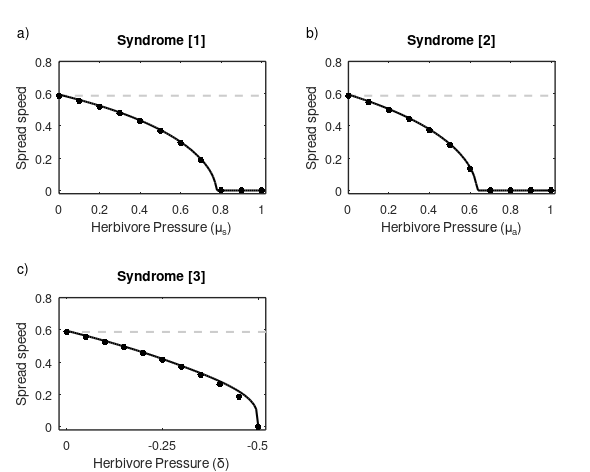

Write MATLAB code to recreate this figure.
clear all; close all; clc
%code to plot results

load results_simulated_laplace.mat
load results_analytic_laplace.mat

afsize = 9;  % axes numbering fontsize
lfsize = 9;  % x/y label fontsize
tfsize = 9;  % title fontsize
lw_lines = 1.5; % line linewidth line
lw_edge = 1; % fig edge linewidth
mksize = 15;  % markersize
g1 = [0.8 0.8 0.8]; % grey color for baseline

figure(1); clf
hh = gcf;
set(hh,'PaperUnits','centimeters');
set(hh,'Units','centimeters');
width = 15; height = 12;
xpos = 4;
ypos = 4;
set(gcf,'Position',[xpos ypos width height])

w = 0.35;
h = 0.28;
dx = 0.14;
dy = 0.22;
sx = 0.1;
sy = 0.09;

axes('position',[sx sy+h+dy w h])
    line([-0.2 1.5],[speed_basic_s speed_basic_s],'color',g1,'LineStyle','--','LineWidth',lw_lines)
    hold on
    plot(mu_s_vec,(speed_inst_s_all_1(:,end)),'k.','MarkerSize',mksize)
    plot(mu_s_vec_ana,cstar_all_1,'k-','LineWidth',lw_lines)
    box on
    axis([0 1.02 -0.02 0.8])
    xlabel('Herbivore Pressure (\mu_s)','FontSize',lfsize)
    ylabel('Spread speed','FontSize',lfsize)
    title('Syndrome [1]','FontSize',tfsize)
    set(gca,'FontSize',afsize,'LineWidth',lw_edge);
    
axes('position',[sx+w+dx sy+h+dy w h])
    line([-0.2 1.5],[speed_basic_s speed_basic_s],'color',g1,'LineStyle','--','LineWidth',lw_lines)
    hold on
    plot(mu_a_vec,speed_inst_s_all_2(:,end),'k.','MarkerSize',mksize)
    plot(mu_a_vec_ana,cstar_all_2,'k-','LineWidth',lw_lines)
    box on
    axis([0 1.02 -0.02 0.8])
    xlabel('Herbivore Pressure (\mu_a)','FontSize',lfsize)
    ylabel('Spread speed','FontSize',lfsize)
    title('Syndrome [2]','FontSize',tfsize)
    set(gca,'FontSize',afsize,'LineWidth',lw_edge);

axes('position',[sx sy w h])
    line([-0.6 0.2],[speed_basic_s speed_basic_s],'color',g1,'LineStyle','--','LineWidth',lw_lines)
    hold on
    plot(delta_vec_neg,speed_inst_s_all_3(:,end),'k.','MarkerSize',mksize)
    plot(delta_vec_neg_ana,cstar_all_3,'k-','LineWidth',lw_lines)
    box on
    set(gca,'XTick',[-0.5 -0.25 0])
    set(gca, 'XDir','reverse')
    axis([-0.52 0.02 -0.02 0.8])
    xlabel('Herbivore Pressure (\delta)','FontSize',lfsize)
    ylabel('Spread speed','FontSize',lfsize)
    title('Syndrome [3]','FontSize',tfsize)
    set(gca,'FontSize',afsize,'LineWidth',lw_edge);

% label subpanels
axes('position',[0 0 1 1],'visible','off')
    hold on
     text(0.04,     0.06+sy+2*h+dy,'a)','horizontalalignment','center')
     text(0.04+dx+w,0.06+sy+2*h+dy,'b)','horizontalalignment','center')
     text(0.04,     0.06+sy+h,'c)','horizontalalignment','center')
axis([0 1 0 1])

%Backup previous settings
prePaperType = get(hh,'PaperType');
prePaperPosition = get(hh,'PaperPosition');
prePaperSize = get(hh,'PaperSize');

%Make changing paper type possible
set(hh,'PaperType','<custom>');
%Set the page size and position to match the figure's dimensions
position = get(hh,'Position');
set(hh,'PaperPosition',[0,0,position(3:4)]);
set(hh,'PaperSize',position(3:4));

%print -dtiff -r600 Fig1.tiff % save as 600dpi tiff
saveas(1,'figS1.jpg')

%Restore the previous settings
set(hh,'PaperType',prePaperType);
set(hh,'PaperPosition',prePaperPosition);
set(hh,'PaperSize',prePaperSize);

